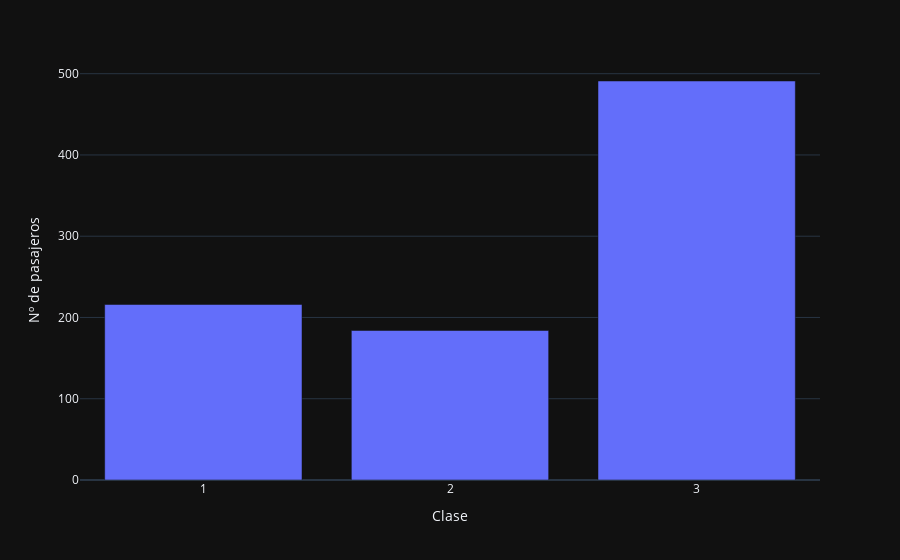

Write notebook code for a chart like this one.
### Code cell
fig = px.bar(df, x =df['Pclass'].unique(),y=df['Pclass'].value_counts(), template='plotly_dark')
fig.update_xaxes(tickvals=[1, 2, 3], title='Clase')
fig.update_yaxes(title='Nº de pasajeros')
fig

### Figure 1 — Plotly figure (JSON) as saved in the notebook; plotly's stock layout.template omitted (floating-point values rounded to 4 significant figures)
{"data": [{"alignmentgroup": "True", "hovertemplate": "x=%{x}<br>y=%{y}<extra></extra>", "legendgroup": "", "marker": {"color": "#636efa", "pattern": {"shape": ""}}, "name": "", "offsetgroup": "", "orientation": "v", "showlegend": false, "textposition": "auto", "type": "bar", "x": [3, 1, 2], "xaxis": "x", "y": [491, 216, 184], "yaxis": "y"}], "layout": {"barmode": "relative", "legend": {"tracegroupgap": 0}, "margin": {"t": 60}, "xaxis": {"anchor": "y", "domain": [0, 1], "tickvals": [1, 2, 3], "title": {"text": "Clase"}}, "yaxis": {"anchor": "x", "domain": [0, 1], "title": {"text": "Nº de pasajeros"}}}}
